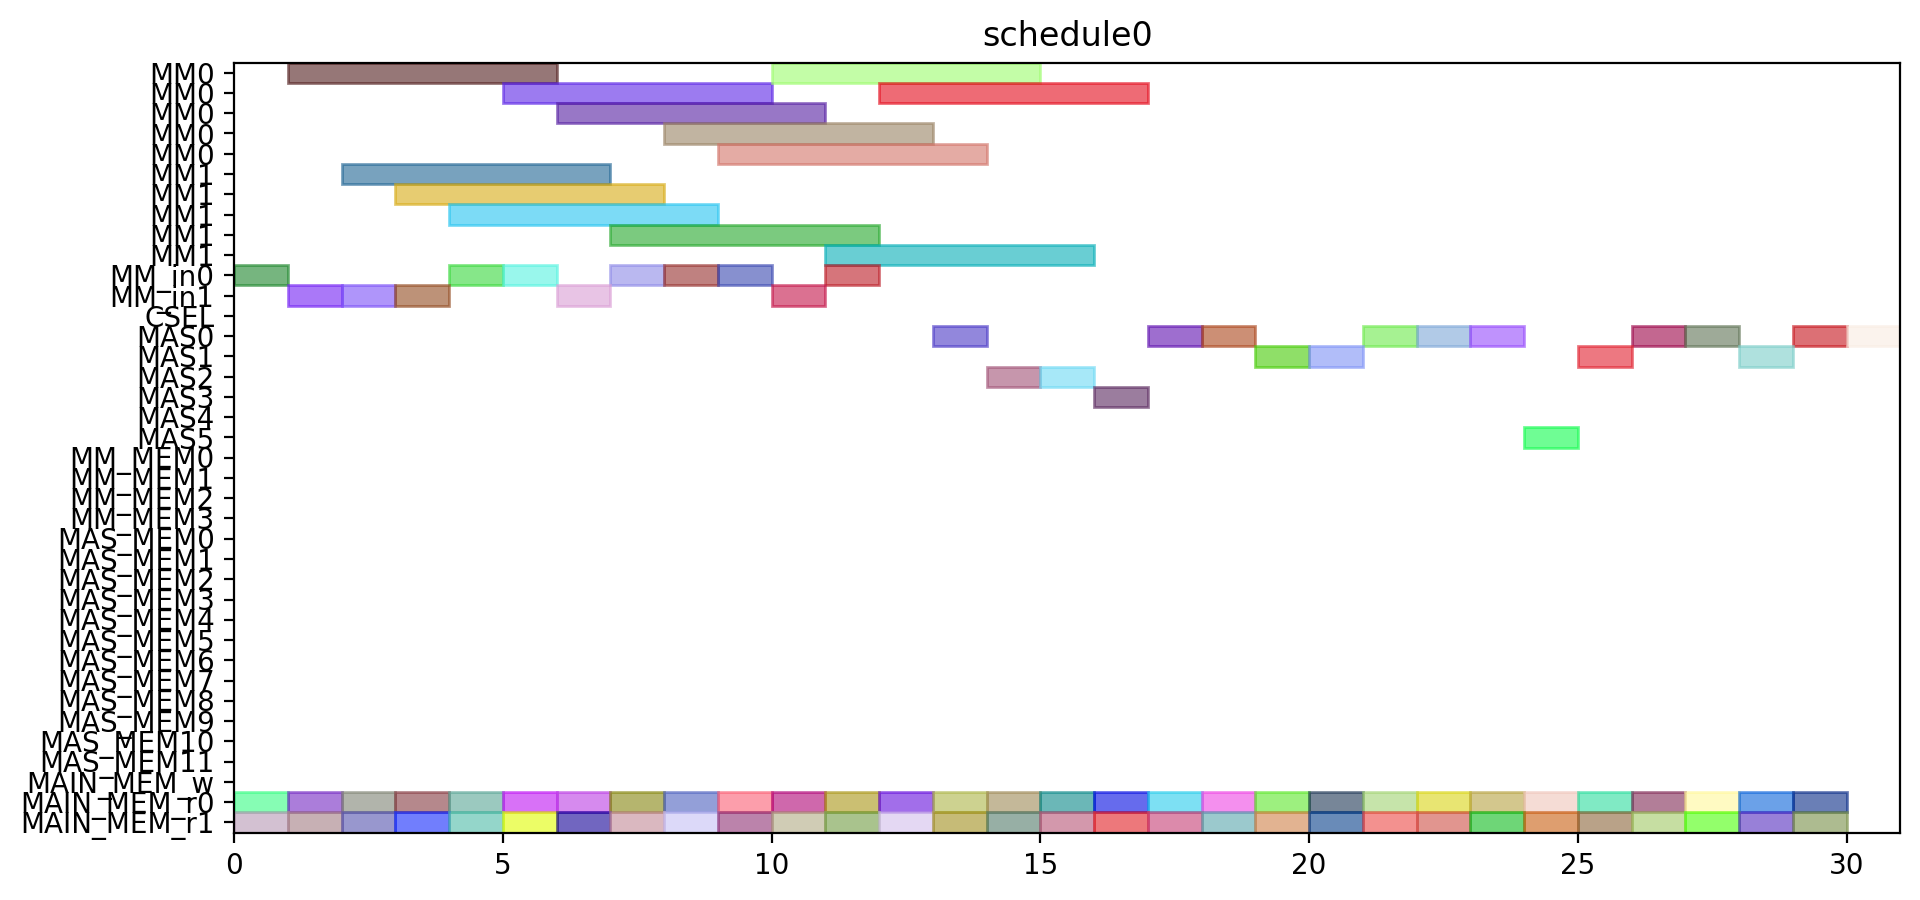

Python code for this plot:
from pyschedule import Scenario, solvers, plotters, alt


def solve():
	horizon = 120
	S = Scenario("schedule0", horizon=horizon)

	# resource
	MM = S.Resources('MM', num=2, size=5)
	MM_in = S.Resources('MM_in', num=2)
	CSEL = S.Resource('CSEL')
	MAS = S.Resources('MAS', num=6, size=1, periods=range(1, horizon))
	MM_MEM = S.Resources('MM_MEM', num=4)
	MAS_MEM = S.Resources('MAS_MEM', num=12)
	MAIN_MEM_w = S.Resource('MAIN_MEM_w', size=1)
	MAIN_MEM_r = S.Resources('MAIN_MEM_r', num=2)

	# result of previous scheduling

	# new tasks
	T1_t0 = S.Task('T1_t0', length=1, delay_cost=1)
	T1_t0 += alt(MAS)
	T1_t0_mem0 = S.Task('T1_t0_mem0', length=1, delay_cost=1)
	T1_t0_mem0 += MAIN_MEM_r[0]
	S += T1_t0_mem0 <= T1_t0

	T1_t0_mem1 = S.Task('T1_t0_mem1', length=1, delay_cost=1)
	T1_t0_mem1 += MAIN_MEM_r[1]
	S += T1_t0_mem1 <= T1_t0

	T1_t1 = S.Task('T1_t1', length=1, delay_cost=1)
	T1_t1 += alt(MAS)
	T1_t1_mem0 = S.Task('T1_t1_mem0', length=1, delay_cost=1)
	T1_t1_mem0 += MAIN_MEM_r[0]
	S += T1_t1_mem0 <= T1_t1

	T1_t1_mem1 = S.Task('T1_t1_mem1', length=1, delay_cost=1)
	T1_t1_mem1 += MAIN_MEM_r[1]
	S += T1_t1_mem1 <= T1_t1

	T1_t3 = S.Task('T1_t3', length=5, delay_cost=1)
	T1_t3 += alt(MM)
	T1_t3_in = S.Task('T1_t3_in', length=1, delay_cost=1)
	T1_t3_in += alt(MM_in)
	S += T1_t3_in*MM_in[0]<=T1_t3*MM[0]
	S += T1_t3_in*MM_in[1]<=T1_t3*MM[1]
	T1_t3_mem0 = S.Task('T1_t3_mem0', length=1, delay_cost=1)
	T1_t3_mem0 += MAIN_MEM_r[0]
	S += T1_t3_mem0 <= T1_t3

	T1_t3_mem1 = S.Task('T1_t3_mem1', length=1, delay_cost=1)
	T1_t3_mem1 += MAIN_MEM_r[1]
	S += T1_t3_mem1 <= T1_t3

	T2_t0 = S.Task('T2_t0', length=5, delay_cost=1)
	T2_t0 += alt(MM)
	T2_t0_in = S.Task('T2_t0_in', length=1, delay_cost=1)
	T2_t0_in += alt(MM_in)
	S += T2_t0_in*MM_in[0]<=T2_t0*MM[0]
	S += T2_t0_in*MM_in[1]<=T2_t0*MM[1]
	T2_t0_mem0 = S.Task('T2_t0_mem0', length=1, delay_cost=1)
	T2_t0_mem0 += MAIN_MEM_r[0]
	S += T2_t0_mem0 <= T2_t0

	T2_t0_mem1 = S.Task('T2_t0_mem1', length=1, delay_cost=1)
	T2_t0_mem1 += MAIN_MEM_r[1]
	S += T2_t0_mem1 <= T2_t0

	T2_t1 = S.Task('T2_t1', length=5, delay_cost=1)
	T2_t1 += alt(MM)
	T2_t1_in = S.Task('T2_t1_in', length=1, delay_cost=1)
	T2_t1_in += alt(MM_in)
	S += T2_t1_in*MM_in[0]<=T2_t1*MM[0]
	S += T2_t1_in*MM_in[1]<=T2_t1*MM[1]
	T2_t1_mem0 = S.Task('T2_t1_mem0', length=1, delay_cost=1)
	T2_t1_mem0 += MAIN_MEM_r[0]
	S += T2_t1_mem0 <= T2_t1

	T2_t1_mem1 = S.Task('T2_t1_mem1', length=1, delay_cost=1)
	T2_t1_mem1 += MAIN_MEM_r[1]
	S += T2_t1_mem1 <= T2_t1

	T2_t2 = S.Task('T2_t2', length=1, delay_cost=1)
	T2_t2 += alt(MAS)
	T2_t2_mem0 = S.Task('T2_t2_mem0', length=1, delay_cost=1)
	T2_t2_mem0 += MAIN_MEM_r[0]
	S += T2_t2_mem0 <= T2_t2

	T2_t2_mem1 = S.Task('T2_t2_mem1', length=1, delay_cost=1)
	T2_t2_mem1 += MAIN_MEM_r[1]
	S += T2_t2_mem1 <= T2_t2

	T2_t3 = S.Task('T2_t3', length=1, delay_cost=1)
	T2_t3 += alt(MAS)
	T2_t3_mem0 = S.Task('T2_t3_mem0', length=1, delay_cost=1)
	T2_t3_mem0 += MAIN_MEM_r[0]
	S += T2_t3_mem0 <= T2_t3

	T2_t3_mem1 = S.Task('T2_t3_mem1', length=1, delay_cost=1)
	T2_t3_mem1 += MAIN_MEM_r[1]
	S += T2_t3_mem1 <= T2_t3

	T3_t0 = S.Task('T3_t0', length=5, delay_cost=1)
	T3_t0 += alt(MM)
	T3_t0_in = S.Task('T3_t0_in', length=1, delay_cost=1)
	T3_t0_in += alt(MM_in)
	S += T3_t0_in*MM_in[0]<=T3_t0*MM[0]
	S += T3_t0_in*MM_in[1]<=T3_t0*MM[1]
	T3_t0_mem0 = S.Task('T3_t0_mem0', length=1, delay_cost=1)
	T3_t0_mem0 += MAIN_MEM_r[0]
	S += T3_t0_mem0 <= T3_t0

	T3_t0_mem1 = S.Task('T3_t0_mem1', length=1, delay_cost=1)
	T3_t0_mem1 += MAIN_MEM_r[1]
	S += T3_t0_mem1 <= T3_t0

	T3_t1 = S.Task('T3_t1', length=5, delay_cost=1)
	T3_t1 += alt(MM)
	T3_t1_in = S.Task('T3_t1_in', length=1, delay_cost=1)
	T3_t1_in += alt(MM_in)
	S += T3_t1_in*MM_in[0]<=T3_t1*MM[0]
	S += T3_t1_in*MM_in[1]<=T3_t1*MM[1]
	T3_t1_mem0 = S.Task('T3_t1_mem0', length=1, delay_cost=1)
	T3_t1_mem0 += MAIN_MEM_r[0]
	S += T3_t1_mem0 <= T3_t1

	T3_t1_mem1 = S.Task('T3_t1_mem1', length=1, delay_cost=1)
	T3_t1_mem1 += MAIN_MEM_r[1]
	S += T3_t1_mem1 <= T3_t1

	T3_t2 = S.Task('T3_t2', length=1, delay_cost=1)
	T3_t2 += alt(MAS)
	T3_t2_mem0 = S.Task('T3_t2_mem0', length=1, delay_cost=1)
	T3_t2_mem0 += MAIN_MEM_r[0]
	S += T3_t2_mem0 <= T3_t2

	T3_t2_mem1 = S.Task('T3_t2_mem1', length=1, delay_cost=1)
	T3_t2_mem1 += MAIN_MEM_r[1]
	S += T3_t2_mem1 <= T3_t2

	T3_t3 = S.Task('T3_t3', length=1, delay_cost=1)
	T3_t3 += alt(MAS)
	T3_t3_mem0 = S.Task('T3_t3_mem0', length=1, delay_cost=1)
	T3_t3_mem0 += MAIN_MEM_r[0]
	S += T3_t3_mem0 <= T3_t3

	T3_t3_mem1 = S.Task('T3_t3_mem1', length=1, delay_cost=1)
	T3_t3_mem1 += MAIN_MEM_r[1]
	S += T3_t3_mem1 <= T3_t3

	T4_t0 = S.Task('T4_t0', length=5, delay_cost=1)
	T4_t0 += alt(MM)
	T4_t0_in = S.Task('T4_t0_in', length=1, delay_cost=1)
	T4_t0_in += alt(MM_in)
	S += T4_t0_in*MM_in[0]<=T4_t0*MM[0]
	S += T4_t0_in*MM_in[1]<=T4_t0*MM[1]
	T4_t0_mem0 = S.Task('T4_t0_mem0', length=1, delay_cost=1)
	T4_t0_mem0 += MAIN_MEM_r[0]
	S += T4_t0_mem0 <= T4_t0

	T4_t0_mem1 = S.Task('T4_t0_mem1', length=1, delay_cost=1)
	T4_t0_mem1 += MAIN_MEM_r[1]
	S += T4_t0_mem1 <= T4_t0

	T4_t1 = S.Task('T4_t1', length=5, delay_cost=1)
	T4_t1 += alt(MM)
	T4_t1_in = S.Task('T4_t1_in', length=1, delay_cost=1)
	T4_t1_in += alt(MM_in)
	S += T4_t1_in*MM_in[0]<=T4_t1*MM[0]
	S += T4_t1_in*MM_in[1]<=T4_t1*MM[1]
	T4_t1_mem0 = S.Task('T4_t1_mem0', length=1, delay_cost=1)
	T4_t1_mem0 += MAIN_MEM_r[0]
	S += T4_t1_mem0 <= T4_t1

	T4_t1_mem1 = S.Task('T4_t1_mem1', length=1, delay_cost=1)
	T4_t1_mem1 += MAIN_MEM_r[1]
	S += T4_t1_mem1 <= T4_t1

	T4_t2 = S.Task('T4_t2', length=1, delay_cost=1)
	T4_t2 += alt(MAS)
	T4_t2_mem0 = S.Task('T4_t2_mem0', length=1, delay_cost=1)
	T4_t2_mem0 += MAIN_MEM_r[0]
	S += T4_t2_mem0 <= T4_t2

	T4_t2_mem1 = S.Task('T4_t2_mem1', length=1, delay_cost=1)
	T4_t2_mem1 += MAIN_MEM_r[1]
	S += T4_t2_mem1 <= T4_t2

	T4_t3 = S.Task('T4_t3', length=1, delay_cost=1)
	T4_t3 += alt(MAS)
	T4_t3_mem0 = S.Task('T4_t3_mem0', length=1, delay_cost=1)
	T4_t3_mem0 += MAIN_MEM_r[0]
	S += T4_t3_mem0 <= T4_t3

	T4_t3_mem1 = S.Task('T4_t3_mem1', length=1, delay_cost=1)
	T4_t3_mem1 += MAIN_MEM_r[1]
	S += T4_t3_mem1 <= T4_t3

	T5_t0 = S.Task('T5_t0', length=1, delay_cost=1)
	T5_t0 += alt(MAS)
	T5_t0_mem0 = S.Task('T5_t0_mem0', length=1, delay_cost=1)
	T5_t0_mem0 += MAIN_MEM_r[0]
	S += T5_t0_mem0 <= T5_t0

	T5_t0_mem1 = S.Task('T5_t0_mem1', length=1, delay_cost=1)
	T5_t0_mem1 += MAIN_MEM_r[1]
	S += T5_t0_mem1 <= T5_t0

	T5_t1 = S.Task('T5_t1', length=1, delay_cost=1)
	T5_t1 += alt(MAS)
	T5_t1_mem0 = S.Task('T5_t1_mem0', length=1, delay_cost=1)
	T5_t1_mem0 += MAIN_MEM_r[0]
	S += T5_t1_mem0 <= T5_t1

	T5_t1_mem1 = S.Task('T5_t1_mem1', length=1, delay_cost=1)
	T5_t1_mem1 += MAIN_MEM_r[1]
	S += T5_t1_mem1 <= T5_t1

	T5_t3 = S.Task('T5_t3', length=5, delay_cost=1)
	T5_t3 += alt(MM)
	T5_t3_in = S.Task('T5_t3_in', length=1, delay_cost=1)
	T5_t3_in += alt(MM_in)
	S += T5_t3_in*MM_in[0]<=T5_t3*MM[0]
	S += T5_t3_in*MM_in[1]<=T5_t3*MM[1]
	T5_t3_mem0 = S.Task('T5_t3_mem0', length=1, delay_cost=1)
	T5_t3_mem0 += MAIN_MEM_r[0]
	S += T5_t3_mem0 <= T5_t3

	T5_t3_mem1 = S.Task('T5_t3_mem1', length=1, delay_cost=1)
	T5_t3_mem1 += MAIN_MEM_r[1]
	S += T5_t3_mem1 <= T5_t3

	T6_t0 = S.Task('T6_t0', length=5, delay_cost=1)
	T6_t0 += alt(MM)
	T6_t0_in = S.Task('T6_t0_in', length=1, delay_cost=1)
	T6_t0_in += alt(MM_in)
	S += T6_t0_in*MM_in[0]<=T6_t0*MM[0]
	S += T6_t0_in*MM_in[1]<=T6_t0*MM[1]
	T6_t0_mem0 = S.Task('T6_t0_mem0', length=1, delay_cost=1)
	T6_t0_mem0 += MAIN_MEM_r[0]
	S += T6_t0_mem0 <= T6_t0

	T6_t0_mem1 = S.Task('T6_t0_mem1', length=1, delay_cost=1)
	T6_t0_mem1 += MAIN_MEM_r[1]
	S += T6_t0_mem1 <= T6_t0

	T6_t1 = S.Task('T6_t1', length=5, delay_cost=1)
	T6_t1 += alt(MM)
	T6_t1_in = S.Task('T6_t1_in', length=1, delay_cost=1)
	T6_t1_in += alt(MM_in)
	S += T6_t1_in*MM_in[0]<=T6_t1*MM[0]
	S += T6_t1_in*MM_in[1]<=T6_t1*MM[1]
	T6_t1_mem0 = S.Task('T6_t1_mem0', length=1, delay_cost=1)
	T6_t1_mem0 += MAIN_MEM_r[0]
	S += T6_t1_mem0 <= T6_t1

	T6_t1_mem1 = S.Task('T6_t1_mem1', length=1, delay_cost=1)
	T6_t1_mem1 += MAIN_MEM_r[1]
	S += T6_t1_mem1 <= T6_t1

	T6_t2 = S.Task('T6_t2', length=1, delay_cost=1)
	T6_t2 += alt(MAS)
	T6_t2_mem0 = S.Task('T6_t2_mem0', length=1, delay_cost=1)
	T6_t2_mem0 += MAIN_MEM_r[0]
	S += T6_t2_mem0 <= T6_t2

	T6_t2_mem1 = S.Task('T6_t2_mem1', length=1, delay_cost=1)
	T6_t2_mem1 += MAIN_MEM_r[1]
	S += T6_t2_mem1 <= T6_t2

	T6_t3 = S.Task('T6_t3', length=1, delay_cost=1)
	T6_t3 += alt(MAS)
	T6_t3_mem0 = S.Task('T6_t3_mem0', length=1, delay_cost=1)
	T6_t3_mem0 += MAIN_MEM_r[0]
	S += T6_t3_mem0 <= T6_t3

	T6_t3_mem1 = S.Task('T6_t3_mem1', length=1, delay_cost=1)
	T6_t3_mem1 += MAIN_MEM_r[1]
	S += T6_t3_mem1 <= T6_t3

	T7_t0 = S.Task('T7_t0', length=5, delay_cost=1)
	T7_t0 += alt(MM)
	T7_t0_in = S.Task('T7_t0_in', length=1, delay_cost=1)
	T7_t0_in += alt(MM_in)
	S += T7_t0_in*MM_in[0]<=T7_t0*MM[0]
	S += T7_t0_in*MM_in[1]<=T7_t0*MM[1]
	T7_t0_mem0 = S.Task('T7_t0_mem0', length=1, delay_cost=1)
	T7_t0_mem0 += MAIN_MEM_r[0]
	S += T7_t0_mem0 <= T7_t0

	T7_t0_mem1 = S.Task('T7_t0_mem1', length=1, delay_cost=1)
	T7_t0_mem1 += MAIN_MEM_r[1]
	S += T7_t0_mem1 <= T7_t0

	T7_t1 = S.Task('T7_t1', length=5, delay_cost=1)
	T7_t1 += alt(MM)
	T7_t1_in = S.Task('T7_t1_in', length=1, delay_cost=1)
	T7_t1_in += alt(MM_in)
	S += T7_t1_in*MM_in[0]<=T7_t1*MM[0]
	S += T7_t1_in*MM_in[1]<=T7_t1*MM[1]
	T7_t1_mem0 = S.Task('T7_t1_mem0', length=1, delay_cost=1)
	T7_t1_mem0 += MAIN_MEM_r[0]
	S += T7_t1_mem0 <= T7_t1

	T7_t1_mem1 = S.Task('T7_t1_mem1', length=1, delay_cost=1)
	T7_t1_mem1 += MAIN_MEM_r[1]
	S += T7_t1_mem1 <= T7_t1

	T7_t2 = S.Task('T7_t2', length=1, delay_cost=1)
	T7_t2 += alt(MAS)
	T7_t2_mem0 = S.Task('T7_t2_mem0', length=1, delay_cost=1)
	T7_t2_mem0 += MAIN_MEM_r[0]
	S += T7_t2_mem0 <= T7_t2

	T7_t2_mem1 = S.Task('T7_t2_mem1', length=1, delay_cost=1)
	T7_t2_mem1 += MAIN_MEM_r[1]
	S += T7_t2_mem1 <= T7_t2

	T7_t3 = S.Task('T7_t3', length=1, delay_cost=1)
	T7_t3 += alt(MAS)
	T7_t3_mem0 = S.Task('T7_t3_mem0', length=1, delay_cost=1)
	T7_t3_mem0 += MAIN_MEM_r[0]
	S += T7_t3_mem0 <= T7_t3

	T7_t3_mem1 = S.Task('T7_t3_mem1', length=1, delay_cost=1)
	T7_t3_mem1 += MAIN_MEM_r[1]
	S += T7_t3_mem1 <= T7_t3

	T8_t2 = S.Task('T8_t2', length=1, delay_cost=1)
	T8_t2 += alt(MAS)
	T8_t2_mem0 = S.Task('T8_t2_mem0', length=1, delay_cost=1)
	T8_t2_mem0 += MAIN_MEM_r[0]
	S += T8_t2_mem0 <= T8_t2

	T8_t2_mem1 = S.Task('T8_t2_mem1', length=1, delay_cost=1)
	T8_t2_mem1 += MAIN_MEM_r[1]
	S += T8_t2_mem1 <= T8_t2

	T9_t2 = S.Task('T9_t2', length=1, delay_cost=1)
	T9_t2 += alt(MAS)
	T9_t2_mem0 = S.Task('T9_t2_mem0', length=1, delay_cost=1)
	T9_t2_mem0 += MAIN_MEM_r[0]
	S += T9_t2_mem0 <= T9_t2

	T9_t2_mem1 = S.Task('T9_t2_mem1', length=1, delay_cost=1)
	T9_t2_mem1 += MAIN_MEM_r[1]
	S += T9_t2_mem1 <= T9_t2

	T10_t2 = S.Task('T10_t2', length=1, delay_cost=1)
	T10_t2 += alt(MAS)
	T10_t2_mem0 = S.Task('T10_t2_mem0', length=1, delay_cost=1)
	T10_t2_mem0 += MAIN_MEM_r[0]
	S += T10_t2_mem0 <= T10_t2

	T10_t2_mem1 = S.Task('T10_t2_mem1', length=1, delay_cost=1)
	T10_t2_mem1 += MAIN_MEM_r[1]
	S += T10_t2_mem1 <= T10_t2

	T11_t2 = S.Task('T11_t2', length=1, delay_cost=1)
	T11_t2 += alt(MAS)
	T11_t2_mem0 = S.Task('T11_t2_mem0', length=1, delay_cost=1)
	T11_t2_mem0 += MAIN_MEM_r[0]
	S += T11_t2_mem0 <= T11_t2

	T11_t2_mem1 = S.Task('T11_t2_mem1', length=1, delay_cost=1)
	T11_t2_mem1 += MAIN_MEM_r[1]
	S += T11_t2_mem1 <= T11_t2

	solvers.mip.solve(S,msg=1,kind='CPLEX',ratio_gap=1.01)

	solution = [['hoge']*len(S.solution()[1]) for i in range(len(S.solution()))]
	for i in range(len(S.solution())):
		for j in range(len(S.solution()[i])):
			solution[i][j]=str(S.solution()[i][j])
	print(solution)

	cycles = int(solution[-1][3])

	pic_file_name = "/home/mfukuda/ABE/multiRAM_multiMAS_16mux/scheduling_result/stage5MM2_stage1MAS6/EP2_LADDERMUL/schedule0.png"
	if(S.solution() != []):
		plotters.matplotlib.plot(S,img_filename=pic_file_name, show_task_labels=False, fig_size=(cycles*0.25+3, 5))

	return solution
